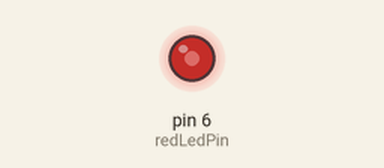
Recording of a sketch running on a simulated Arduino Uno, built with avr-gcc and run on an emulated ATmega328P. Shown: output pins drawn as LEDs (lit = HIGH).

Above: at 0.1 s.
Timing chart, 0 to 40.0 s (numbered marks = the images above):
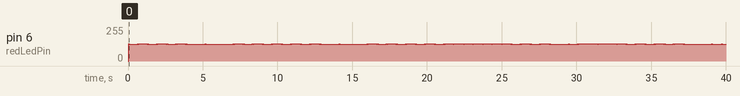

The sketch:

_07_BlinkWithoutDelay.ino
```cpp
/*
  Blink an External LED

 Behavior:
 Turns on an LED on for one second, then off for one second, repeatedly.

 Circuit:
 * Pin 3: LED, anode to microcontroller, 330 Ohm resistor from
 cathode to ground

  _________
 |	   |
 | Arduino |
 |    	   |    LED     330 Ohm
 |     PIN3|----(>|)----/\/\/\----|l> GND
 |_________|


 Based on Example Code included w/ Arduino 1.0.5.
 Adapted by Carlyn Maw 2013

 http://www.arduino.cc/en/Tutorial/BlinkWithoutDelay

 */

//////////////////////////////////////////////////////////////////////////
/////////////// USER DEFINED CONSTANTS & STARTING VALUES /////////////////
const int redLedPin = 6;
//////////////////////////////////////////////////////////////////////////
//variables, value determined by the code
long speedMillis = 0;         // Amount of time for the delays. Is now a long.

int redLedState = LOW;       // ledState used to set the LED
long lastFlipMillis = 0;  // will store last time LED was updated

// ----------------------------------------------------------------- SETUP
// the setup routine runs once when you press reset.
void setup()   {
  // initialize the digital pin as an output:
  pinMode(redLedPin, OUTPUT);
}

// ------------------------------------------------------------------ LOOP
// the loop() method runs over and over again.
void loop()
{

  //POLL THE ENVIRONMENT

  //get the time at the start of the loop

  unsigned long currentMillis = millis();
  unsigned long ellapsedMillis = currentMillis - lastFlipMillis;


  //CHECK IT AGAINST WHAT YOU ARE LOOKING FOR
  if (ellapsedMillis > speedMillis) {

    //DO SOMETHING ABOUT IT
    flipRedLedState();
    lastFlipMillis = currentMillis;

  }

//UPDATE THE OUTPUTS
digitalWrite(redLedPin,redLedState);
}
// --------------------------------------------------------------  END LOOP


// ------------------------------------------------------- flipRedLedState()
void flipRedLedState() {
  if (redLedState == HIGH) {
    redLedState = LOW;
  }
  else{
    redLedState = HIGH;
  }
}
```
